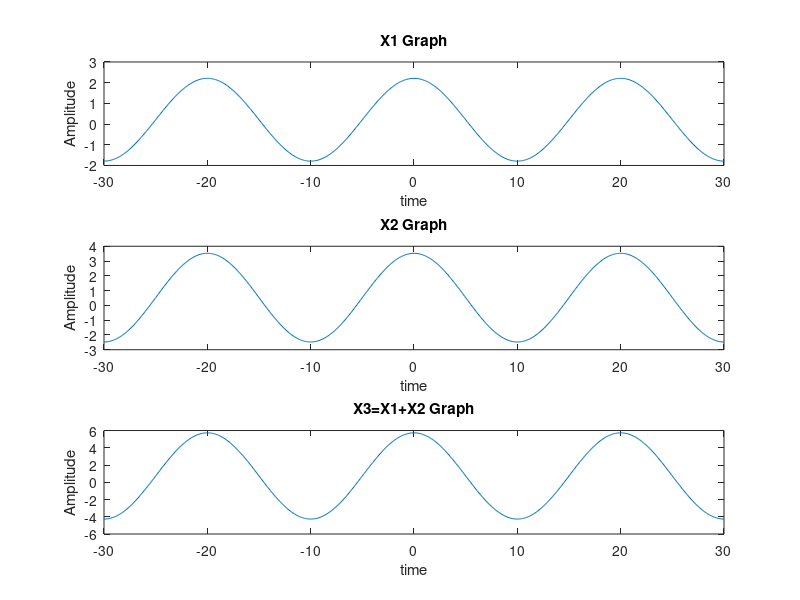

Write MATLAB code to recreate this figure.
A1=2;
A2=3;
J1=12*pi/180;
J2= 30*pi/180 ;
F=320;
Fs=6400;
t= -30:0.1:30;
X1=2*cos(2*pi*(320/6400)*t)+J1;
subplot(3,1,1)
plot(t,X1)
xlabel('time')
ylabel('Amplitude')
title('X1 Graph')
X2=3*cos(2*pi*(320/6400)*t)+J2;
subplot(3,1,2)
plot(t,X2)
xlabel('time')
ylabel('Amplitude')
title('X2 Graph')
X3=X1+X2
subplot(3,1,3)
plot(t,X3)
xlabel('time')
ylabel('Amplitude')
title('X3=X1+X2 Graph')